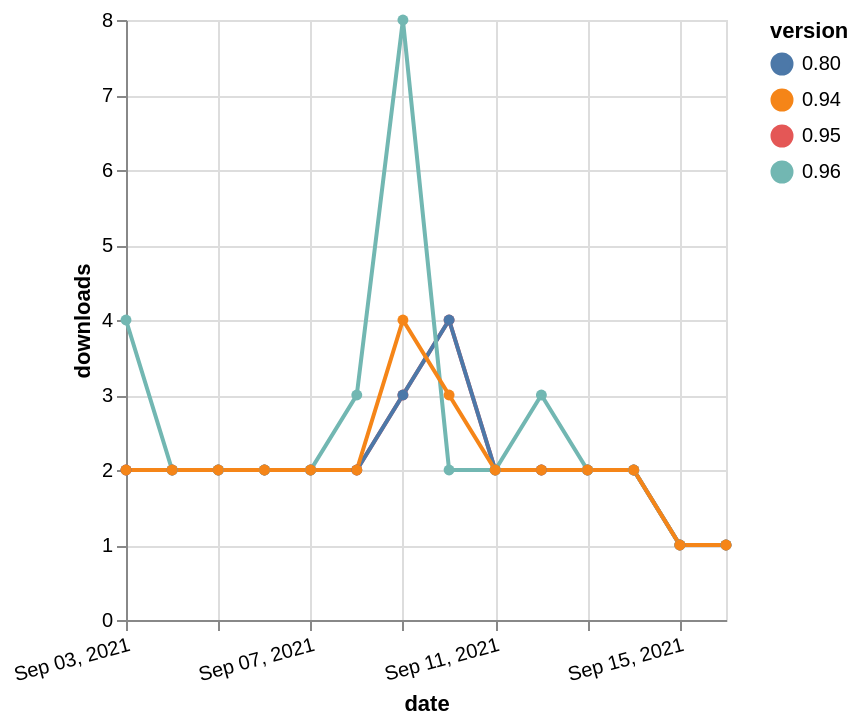

Express this chart as Vega-Lite.
### Vega-Lite specification from a JSON file in a GitHub repository (floating-point values rounded to 4 significant figures)
{"$schema": "https://vega.github.io/schema/vega-lite/v5.json", "description": "A simple bar chart with embedded data.", "data": {"values": [{"date": "2021-09-03", "total": 2207, "delta": 2, "version": "0.95"}, {"date": "2021-09-04", "total": 2209, "delta": 2, "version": "0.95"}, {"date": "2021-09-05", "total": 2211, "delta": 2, "version": "0.95"}, {"date": "2021-09-06", "total": 2213, "delta": 2, "version": "0.95"}, {"date": "2021-09-07", "total": 2215, "delta": 2, "version": "0.95"}, {"date": "2021-09-08", "total": 2217, "delta": 2, "version": "0.95"}, {"date": "2021-09-09", "total": 2220, "delta": 3, "version": "0.95"}, {"date": "2021-09-10", "total": 2224, "delta": 4, "version": "0.95"}, {"date": "2021-09-11", "total": 2226, "delta": 2, "version": "0.95"}, {"date": "2021-09-12", "total": 2228, "delta": 2, "version": "0.95"}, {"date": "2021-09-13", "total": 2230, "delta": 2, "version": "0.95"}, {"date": "2021-09-14", "total": 2232, "delta": 2, "version": "0.95"}, {"date": "2021-09-15", "total": 2233, "delta": 1, "version": "0.95"}, {"date": "2021-09-16", "total": 2234, "delta": 1, "version": "0.95"}, {"date": "2021-09-03", "total": 2774, "delta": 2, "version": "0.80"}, {"date": "2021-09-04", "total": 2776, "delta": 2, "version": "0.80"}, {"date": "2021-09-05", "total": 2778, "delta": 2, "version": "0.80"}, {"date": "2021-09-06", "total": 2780, "delta": 2, "version": "0.80"}, {"date": "2021-09-07", "total": 2782, "delta": 2, "version": "0.80"}, {"date": "2021-09-08", "total": 2784, "delta": 2, "version": "0.80"}, {"date": "2021-09-09", "total": 2787, "delta": 3, "version": "0.80"}, {"date": "2021-09-10", "total": 2791, "delta": 4, "version": "0.80"}, {"date": "2021-09-11", "total": 2793, "delta": 2, "version": "0.80"}, {"date": "2021-09-12", "total": 2795, "delta": 2, "version": "0.80"}, {"date": "2021-09-13", "total": 2797, "delta": 2, "version": "0.80"}, {"date": "2021-09-14", "total": 2799, "delta": 2, "version": "0.80"}, {"date": "2021-09-15", "total": 2800, "delta": 1, "version": "0.80"}, {"date": "2021-09-16", "total": 2801, "delta": 1, "version": "0.80"}, {"date": "2021-09-03", "total": 2411, "delta": 4, "version": "0.96"}, {"date": "2021-09-04", "total": 2413, "delta": 2, "version": "0.96"}, {"date": "2021-09-05", "total": 2415, "delta": 2, "version": "0.96"}, {"date": "2021-09-06", "total": 2417, "delta": 2, "version": "0.96"}, {"date": "2021-09-07", "total": 2419, "delta": 2, "version": "0.96"}, {"date": "2021-09-08", "total": 2422, "delta": 3, "version": "0.96"}, {"date": "2021-09-09", "total": 2430, "delta": 8, "version": "0.96"}, {"date": "2021-09-10", "total": 2432, "delta": 2, "version": "0.96"}, {"date": "2021-09-11", "total": 2434, "delta": 2, "version": "0.96"}, {"date": "2021-09-12", "total": 2437, "delta": 3, "version": "0.96"}, {"date": "2021-09-13", "total": 2439, "delta": 2, "version": "0.96"}, {"date": "2021-09-14", "total": 2441, "delta": 2, "version": "0.96"}, {"date": "2021-09-15", "total": 2442, "delta": 1, "version": "0.96"}, {"date": "2021-09-16", "total": 2443, "delta": 1, "version": "0.96"}, {"date": "2021-09-03", "total": 2240, "delta": 2, "version": "0.94"}, {"date": "2021-09-04", "total": 2242, "delta": 2, "version": "0.94"}, {"date": "2021-09-05", "total": 2244, "delta": 2, "version": "0.94"}, {"date": "2021-09-06", "total": 2246, "delta": 2, "version": "0.94"}, {"date": "2021-09-07", "total": 2248, "delta": 2, "version": "0.94"}, {"date": "2021-09-08", "total": 2250, "delta": 2, "version": "0.94"}, {"date": "2021-09-09", "total": 2254, "delta": 4, "version": "0.94"}, {"date": "2021-09-10", "total": 2257, "delta": 3, "version": "0.94"}, {"date": "2021-09-11", "total": 2259, "delta": 2, "version": "0.94"}, {"date": "2021-09-12", "total": 2261, "delta": 2, "version": "0.94"}, {"date": "2021-09-13", "total": 2263, "delta": 2, "version": "0.94"}, {"date": "2021-09-14", "total": 2265, "delta": 2, "version": "0.94"}, {"date": "2021-09-15", "total": 2266, "delta": 1, "version": "0.94"}, {"date": "2021-09-16", "total": 2267, "delta": 1, "version": "0.94"}]}, "width": "container", "mark": {"type": "line", "point": {"filled": true}}, "encoding": {"x": {"field": "date", "type": "temporal", "timeUnit": "yearmonthdate", "title": "date", "axis": {"labelAngle": -15}}, "y": {"field": "delta", "type": "quantitative", "title": "downloads"}, "color": {"field": "version", "type": "nominal"}, "tooltip": {"field": "delta"}}}
